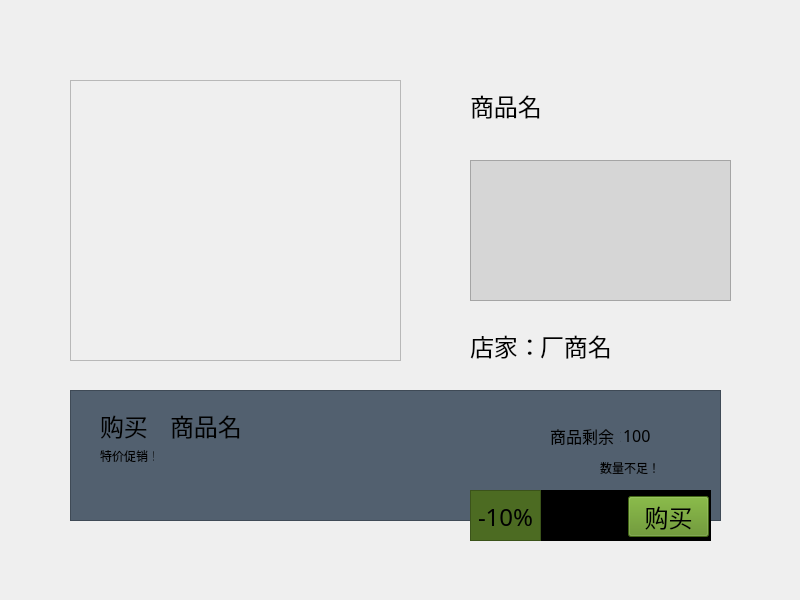
<?xml version="1.0" encoding="UTF-8"?>
<ui version="4.0">
 <class>shopdetail_buyer</class>
 <widget class="QWidget" name="shopdetail_buyer">
  <property name="geometry">
   <rect>
    <x>0</x>
    <y>0</y>
    <width>800</width>
    <height>600</height>
   </rect>
  </property>
  <property name="windowTitle">
   <string>Form</string>
  </property>
  <widget class="QFrame" name="icon_Fra">
   <property name="geometry">
    <rect>
     <x>70</x>
     <y>80</y>
     <width>331</width>
     <height>281</height>
    </rect>
   </property>
   <property name="frameShape">
    <enum>QFrame::StyledPanel</enum>
   </property>
   <property name="frameShadow">
    <enum>QFrame::Raised</enum>
   </property>
  </widget>
  <widget class="QLabel" name="projectname_lb">
   <property name="geometry">
    <rect>
     <x>470</x>
     <y>90</y>
     <width>261</width>
     <height>31</height>
    </rect>
   </property>
   <property name="font">
    <font>
     <family>阿里巴巴普惠体 M</family>
     <pointsize>18</pointsize>
    </font>
   </property>
   <property name="text">
    <string>商品名</string>
   </property>
  </widget>
  <widget class="QTextBrowser" name="projectinfor_text">
   <property name="geometry">
    <rect>
     <x>470</x>
     <y>160</y>
     <width>261</width>
     <height>141</height>
    </rect>
   </property>
   <property name="styleSheet">
    <string notr="true">background-color: rgb(214, 214, 214);</string>
   </property>
  </widget>
  <widget class="QFrame" name="frame_2">
   <property name="geometry">
    <rect>
     <x>70</x>
     <y>390</y>
     <width>651</width>
     <height>131</height>
    </rect>
   </property>
   <property name="styleSheet">
    <string notr="true">background-color: rgb(82, 96, 111);</string>
   </property>
   <property name="frameShape">
    <enum>QFrame::StyledPanel</enum>
   </property>
   <property name="frameShadow">
    <enum>QFrame::Raised</enum>
   </property>
   <widget class="QLabel" name="buy_lb">
    <property name="geometry">
     <rect>
      <x>30</x>
      <y>20</y>
      <width>51</width>
      <height>31</height>
     </rect>
    </property>
    <property name="font">
     <font>
      <family>阿里巴巴普惠体 M</family>
      <pointsize>18</pointsize>
     </font>
    </property>
    <property name="text">
     <string>购买</string>
    </property>
   </widget>
   <widget class="QLabel" name="projectname_lb2">
    <property name="geometry">
     <rect>
      <x>100</x>
      <y>20</y>
      <width>231</width>
      <height>31</height>
     </rect>
    </property>
    <property name="font">
     <font>
      <family>阿里巴巴普惠体 M</family>
      <pointsize>18</pointsize>
     </font>
    </property>
    <property name="text">
     <string>商品名</string>
    </property>
   </widget>
   <widget class="QLabel" name="special_lb">
    <property name="geometry">
     <rect>
      <x>30</x>
      <y>60</y>
      <width>54</width>
      <height>12</height>
     </rect>
    </property>
    <property name="text">
     <string>特价促销！</string>
    </property>
   </widget>
   <widget class="QLabel" name="still_lb">
    <property name="geometry">
     <rect>
      <x>480</x>
      <y>30</y>
      <width>71</width>
      <height>31</height>
     </rect>
    </property>
    <property name="font">
     <font>
      <family>阿里巴巴普惠体 M</family>
      <pointsize>12</pointsize>
     </font>
    </property>
    <property name="text">
     <string>商品剩余：</string>
    </property>
   </widget>
   <widget class="QLabel" name="projectnumber_lb">
    <property name="geometry">
     <rect>
      <x>553</x>
      <y>30</y>
      <width>71</width>
      <height>31</height>
     </rect>
    </property>
    <property name="font">
     <font>
      <family>阿里巴巴普惠体 M</family>
      <pointsize>12</pointsize>
     </font>
    </property>
    <property name="text">
     <string>100</string>
    </property>
   </widget>
   <widget class="QLabel" name="no_lb">
    <property name="geometry">
     <rect>
      <x>530</x>
      <y>70</y>
      <width>71</width>
      <height>16</height>
     </rect>
    </property>
    <property name="text">
     <string>数量不足！</string>
    </property>
   </widget>
  </widget>
  <widget class="QFrame" name="frame_3">
   <property name="geometry">
    <rect>
     <x>540</x>
     <y>490</y>
     <width>171</width>
     <height>51</height>
    </rect>
   </property>
   <property name="styleSheet">
    <string notr="true">background-color: rgb(0, 0, 0);</string>
   </property>
   <property name="frameShape">
    <enum>QFrame::StyledPanel</enum>
   </property>
   <property name="frameShadow">
    <enum>QFrame::Raised</enum>
   </property>
   <widget class="QPushButton" name="buy_bt">
    <property name="geometry">
     <rect>
      <x>88</x>
      <y>6</y>
      <width>81</width>
      <height>41</height>
     </rect>
    </property>
    <property name="font">
     <font>
      <family>阿里巴巴普惠体 M</family>
      <pointsize>18</pointsize>
     </font>
    </property>
    <property name="cursor">
     <cursorShape>PointingHandCursor</cursorShape>
    </property>
    <property name="styleSheet">
     <string notr="true">background-color: rgb(91, 141, 28);</string>
    </property>
    <property name="text">
     <string>购买</string>
    </property>
   </widget>
   <widget class="QLabel" name="nodiscount_lb">
    <property name="geometry">
     <rect>
      <x>10</x>
      <y>10</y>
      <width>71</width>
      <height>31</height>
     </rect>
    </property>
    <property name="font">
     <font>
      <family>阿里巴巴普惠体 M</family>
      <pointsize>14</pointsize>
     </font>
    </property>
    <property name="text">
     <string>¥30</string>
    </property>
   </widget>
   <widget class="QLabel" name="discountold_lb">
    <property name="geometry">
     <rect>
      <x>10</x>
      <y>10</y>
      <width>54</width>
      <height>12</height>
     </rect>
    </property>
    <property name="text">
     <string>¥30</string>
    </property>
   </widget>
   <widget class="QLabel" name="discountnew_lb">
    <property name="geometry">
     <rect>
      <x>10</x>
      <y>22</y>
      <width>71</width>
      <height>29</height>
     </rect>
    </property>
    <property name="font">
     <font>
      <family>阿里巴巴普惠体 M</family>
      <pointsize>14</pointsize>
     </font>
    </property>
    <property name="text">
     <string>¥10</string>
    </property>
   </widget>
  </widget>
  <widget class="QFrame" name="frame_4">
   <property name="geometry">
    <rect>
     <x>470</x>
     <y>490</y>
     <width>71</width>
     <height>51</height>
    </rect>
   </property>
   <property name="styleSheet">
    <string notr="true">background-color: rgb(76, 107, 34);</string>
   </property>
   <property name="frameShape">
    <enum>QFrame::StyledPanel</enum>
   </property>
   <property name="frameShadow">
    <enum>QFrame::Raised</enum>
   </property>
   <widget class="QLabel" name="discountprecent_lb">
    <property name="geometry">
     <rect>
      <x>8</x>
      <y>11</y>
      <width>61</width>
      <height>31</height>
     </rect>
    </property>
    <property name="font">
     <font>
      <family>阿里巴巴普惠体 M</family>
      <pointsize>18</pointsize>
     </font>
    </property>
    <property name="text">
     <string>-10%</string>
    </property>
   </widget>
  </widget>
  <widget class="QLabel" name="projectfather_lb">
   <property name="geometry">
    <rect>
     <x>540</x>
     <y>330</y>
     <width>181</width>
     <height>31</height>
    </rect>
   </property>
   <property name="font">
    <font>
     <family>阿里巴巴普惠体 M</family>
     <pointsize>18</pointsize>
    </font>
   </property>
   <property name="text">
    <string>厂商名</string>
   </property>
  </widget>
  <widget class="QLabel" name="projectfather_lb_2">
   <property name="geometry">
    <rect>
     <x>470</x>
     <y>330</y>
     <width>71</width>
     <height>31</height>
    </rect>
   </property>
   <property name="font">
    <font>
     <family>阿里巴巴普惠体 M</family>
     <pointsize>18</pointsize>
    </font>
   </property>
   <property name="text">
    <string>店家：</string>
   </property>
  </widget>
 </widget>
 <resources/>
 <connections/>
</ui>
